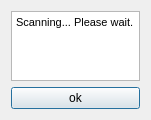
<?xml version="1.0" encoding="UTF-8"?>
<ui version="4.0">
 <class>ScanningPopUp</class>
 <widget class="QDialog" name="ScanningPopUp">
  <property name="geometry">
   <rect>
    <x>0</x>
    <y>0</y>
    <width>151</width>
    <height>118</height>
   </rect>
  </property>
  <property name="windowTitle">
   <string>Dialog</string>
  </property>
  <layout class="QGridLayout" name="gridLayout">
   <item row="1" column="0">
    <widget class="QPushButton" name="okButton">
     <property name="text">
      <string>ok</string>
     </property>
    </widget>
   </item>
   <item row="0" column="0">
    <widget class="QTextEdit" name="textEdit">
     <property name="html">
      <string>&lt;!DOCTYPE HTML PUBLIC &quot;-//W3C//DTD HTML 4.0//EN&quot; &quot;http://www.w3.org/TR/REC-html40/strict.dtd&quot;&gt;
&lt;html&gt;&lt;head&gt;&lt;meta name=&quot;qrichtext&quot; content=&quot;1&quot; /&gt;&lt;style type=&quot;text/css&quot;&gt;
p, li { white-space: pre-wrap; }
&lt;/style&gt;&lt;/head&gt;&lt;body style=&quot; font-family:'MS Shell Dlg 2'; font-size:8.25pt; font-weight:400; font-style:normal;&quot;&gt;
&lt;p style=&quot; margin-top:0px; margin-bottom:0px; margin-left:0px; margin-right:0px; -qt-block-indent:0; text-indent:0px;&quot;&gt;&lt;span style=&quot; font-size:8pt;&quot;&gt;Scanning... Please wait.&lt;/span&gt;&lt;/p&gt;&lt;/body&gt;&lt;/html&gt;</string>
     </property>
    </widget>
   </item>
  </layout>
 </widget>
 <resources/>
 <connections/>
</ui>
